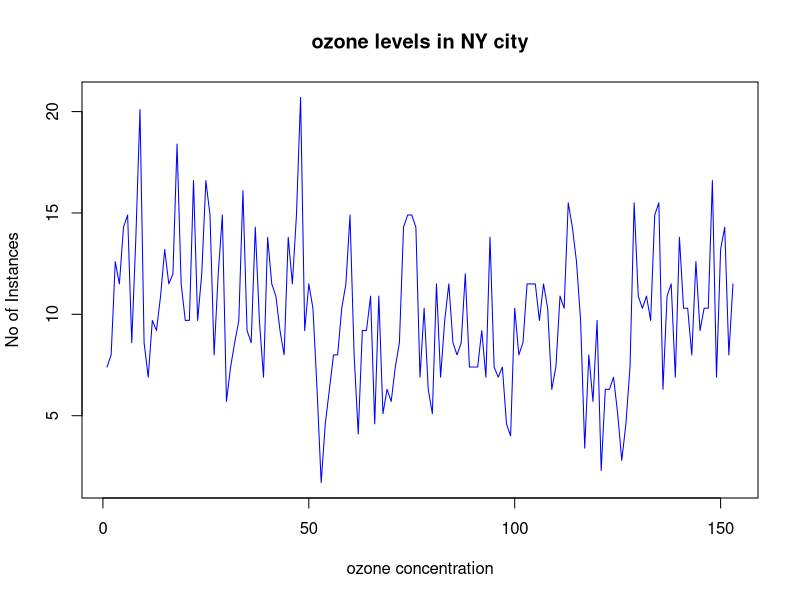

The R source for this figure: (Note: this script raises an error after producing the figure.)
airquality<- datasets::airquality
####top 10 rows and last 10 rows

head(airquality,10)
tail(airquality,10)
###### columns

airquality[50:60,c(1,2)]
df<-airquality[,-6]

#descriptive statastics
summary(airquality[,c(4,5)])

airquality$Temp
airquality$Wind
airquality$Ozone

plot(airquality$Wind, xlab ='ozone concentration',
     ylab = 'No of Instances', main = 'ozone levels in NY city',
     col= 'blue', type = 'l')
###horizontal barplot

barplot(airquality$Ozone, main = 'ozone concentration in air',
        main= 'solar radiation values in air',
        xlab= 'solar rad', col= 'blue',horiz = F,axes=T)

#histogram

hist(airquality$Temp)
hist(airquality$Temp, 
     main = 'Solar Radiation values in air',
     xlab = 'Solar rad.', col='blue')

#single box plot

boxplot(airquality$Wind,main="Boxplot")
boxplot.stats(airquality$Wind)$out

boxplot.stats(airquality$Ozone)$out

#multiple box plot

boxplot(airquality[,1:4,main='Multiple'])

#margin of the grid(mar),
#no rows and columns(mfrow),
#whether a border is to be included(bty)
#and position of the
#labels(las: 1 for horizontal , las 0 for vertical)
#bty- box around the plot

par(mfrow=c(3,3),mar=c(2,5,2,1),  las=0, bty="o")

plot(airquality$Ozone) 
plot(airquality$Ozone, airquality$Wind)
plot(airquality$Ozone, type= "l")
plot(airquality$Ozone, type= "l")
plot(airquality$Ozone, type= "l")
barplot(airquality$Ozone, main = 'Ozone Concenteration in air',
        xlab = 'ozone levels', col='green',horiz = TRUE)
hist(airquality$Solar.R)
boxplot(airquality$Solar.R)
boxplot(airquality[,0:4], main='Multiple Box plots')

summary(airquality)

##
e_quakes<-datasets::quakes
sd(airquality$Ozone,na.rm = T)



